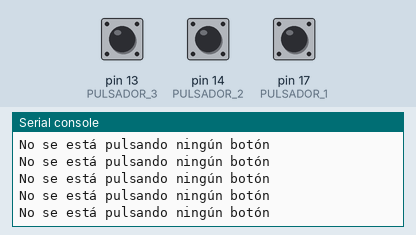
Bench run of a program on a simulated MicroPython board. On the bench: the last lines printed to the serial console. The inputs (shaded band) are chosen by the test bench; at power-on: pin 13 (PULSADOR_3) HIGH, pin 14 (PULSADOR_2) HIGH, pin 17 (PULSADOR_1) HIGH.

Above: at 1.2 s.
1.3 s: pin 13 (PULSADOR_3) pulled LOW for 0.25 s
At 1.56 s:
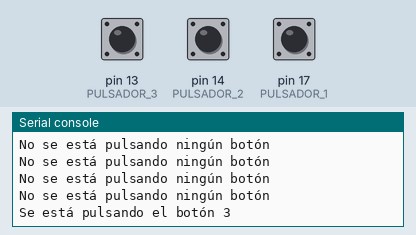
3.0 s: pin 14 (PULSADOR_2) pulled LOW for 0.25 s
At 3.16 s:
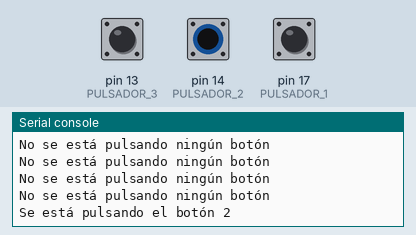
4.7 s: pin 17 (PULSADOR_1) pulled LOW for 0.25 s
At 4.97 s:
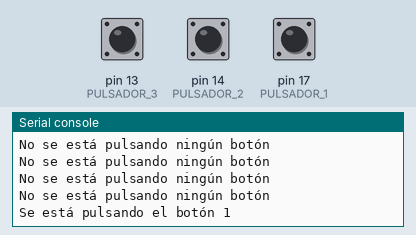
Timing chart, 0 to 7.7 s (numbered marks = the images above; inputs shaded):
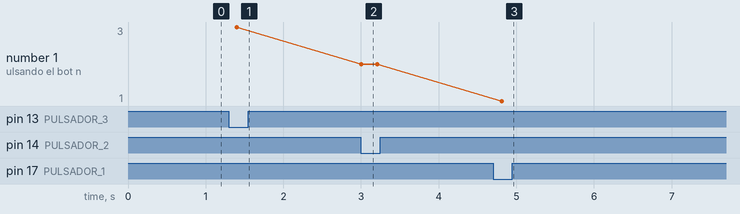

Measured:
- after the input at 1.3 s, the serial console: prints a new line after 0.10 s (image 1)
- after the input at 3.0 s, the serial console: prints a new line at once (image 2)
- after the input at 4.7 s, the serial console: prints a new line after 0.11 s (image 3)
- plotted number 1: 3 → 2 after the input at 3.0 s, 2 → 1 after the input at 4.7 s

The program:

6_2_tres_pulsadores.py
```python
"""
MICROPYTHON EN PROYECTOS
Beatriz Padín / Adriana Dapena
Capítulo 6: Lámpara de señales
---------------------------------------
Se comprueba cuál de los tres pulsadores
está siendo pulsado.
"""

from machine import Pin
from time import sleep_ms

# Pulsador 1 en el GPIO17
PULSADOR_1 = Pin(17, Pin.IN, Pin.PULL_UP)

# Pulsador 2 en el GPIO14
PULSADOR_2 = Pin(14, Pin.IN, Pin.PULL_UP)

# Pulsador 3 en el GPIO13
PULSADOR_3 = Pin(13, Pin.IN, Pin.PULL_UP)

while True:
    if PULSADOR_1.value() == 0:
        print("Se está pulsando el botón 1")
    elif PULSADOR_2.value() == 0:
        print("Se está pulsando el botón 2")
    elif PULSADOR_3.value() == 0:
        print("Se está pulsando el botón 3")
    else:
        print("No se está pulsando ningún botón")
    sleep_ms(200)
```
